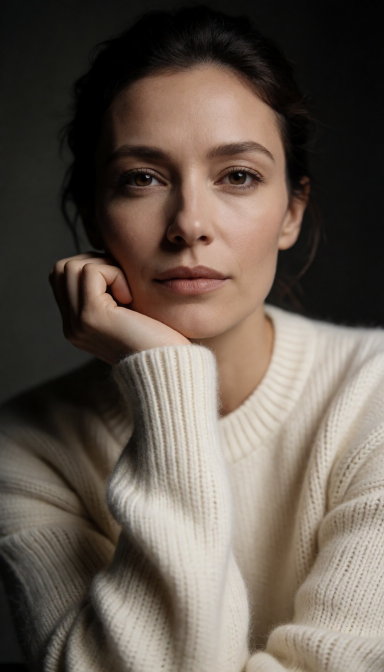
#> input picture examples/JPEG.jpg, 768 x 1344 px (shown at 1/2 size)
$ python image_forensic_report.py examples/JPEG.jpg examples/PNG.png
#> lines starting #> are read from the running program, lines starting #| are printed output that depends on the picture
#!/usr/bin/env python3
"""
Image Comparison Forensic Report Generator
==========================================
Compares two images (typically original JPG vs converted PNG)
and generates a pure numerical report for later analysis.

Usage:
    python image_forensic_report.py image1.jpg image2.png

Output: plain-text report ready to paste into any AI.
"""

import sys
import os
from pathlib import Path
from datetime import datetime

try:
    from PIL import Image
    import numpy as np
    from scipy.ndimage import uniform_filter
except ImportError:
    print("ERROR: Pillow, NumPy and SciPy are required.")
    print("Install with: pip install Pillow numpy scipy")
    sys.exit(1)


def get_file_info(path: Path) -> dict:
    size_bytes = path.stat().st_size
    return {
        "path": str(path),
        "name": path.name,
        "size_bytes": size_bytes,
        "size_kb": round(size_bytes / 1024, 2),
        "size_mb": round(size_bytes / (1024 * 1024), 3),
    }


def load_image(path: Path) -> tuple:
    im = Image.open(path)
#> im is the input picture: PIL image 768x1344 RGB; mean R, G, B 99.9, 88.8, 79
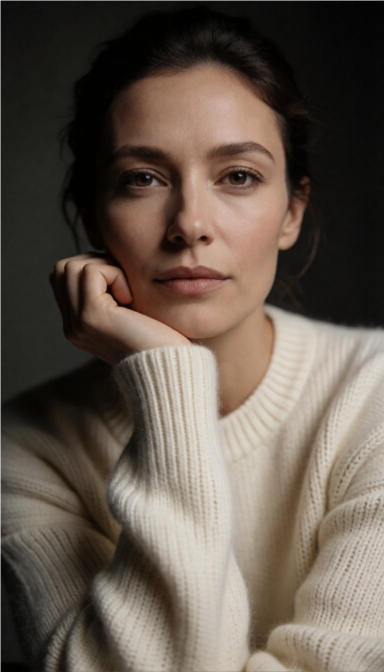
#> input picture examples/PNG.png, 768 x 1344 px (shown at 1/2 size)
#> in load_image, im is the input picture: PIL image 768x1344 RGBA; mean R, G, B, A 98.6, 87, 76.7, 254.5
    arr = np.array(im.convert("RGB"))
    return im, arr


def compute_metrics(arr1: np.ndarray, arr2: np.ndarray) -> dict:
    if arr1.shape != arr2.shape:
        return {"error": "Images have different dimensions", "shape1": arr1.shape, "shape2": arr2.shape}

    diff = np.abs(arr1.astype(np.int32) - arr2.astype(np.int32))
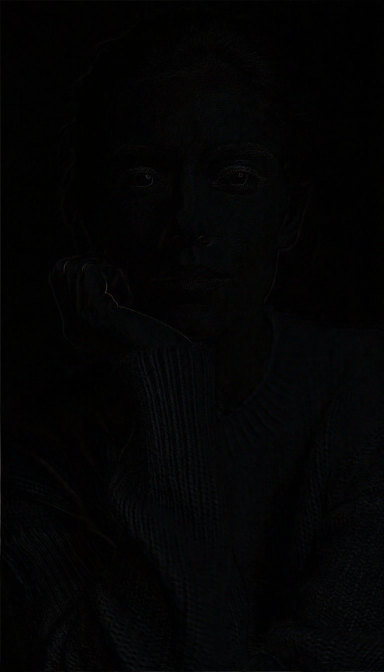
#> diff: shape (1344, 768, 3) int32 (shown at 1/2 size); mean R, G, B 3.5, 3.6, 3.8
    mse = np.mean((arr1.astype(np.float64) - arr2.astype(np.float64)) ** 2)
#> mse = 25.14

    if mse == 0:
        psnr = float("inf")
    else:
        psnr = 10 * np.log10((255 ** 2) / mse)
#> psnr = 34.13

    # SSIM simplificado (versión básica multicanal)
    ssim_val = compute_ssim_simple(arr1, arr2)

    total_pixels = diff.size
    different_pixels = np.count_nonzero(diff)

    return {
        "identical": bool(np.array_equal(arr1, arr2)),
        "max_diff": int(diff.max()),
        "mean_abs_diff": round(float(diff.mean()), 6),
        "median_abs_diff": float(np.median(diff)),
        "std_abs_diff": round(float(diff.std()), 6),
        "mse": round(float(mse), 6),
        "psnr_db": round(float(psnr), 2) if psnr != float("inf") else "inf",
        "ssim": round(float(ssim_val), 6),
        "different_pixels": int(different_pixels),
        "total_pixels": int(total_pixels),
        "percent_different": round(100 * different_pixels / total_pixels, 4),
        "per_channel": {
            "R": channel_stats(diff[:, :, 0]),
            "G": channel_stats(diff[:, :, 1]),
            "B": channel_stats(diff[:, :, 2]),
        },
    }


def channel_stats(ch_diff: np.ndarray) -> dict:
    return {
        "max": int(ch_diff.max()),
        "mean": round(float(ch_diff.mean()), 4),
        "median": float(np.median(ch_diff)),
        "percent_diff": round(100 * np.count_nonzero(ch_diff) / ch_diff.size, 2),
    }


def compute_ssim_simple(img1: np.ndarray, img2: np.ndarray, win_size: int = 11) -> float:
    """SSIM básico multicanal usando scipy (rápido)."""
#> called with win_size = 11
    c1 = (0.01 * 255) ** 2
    c2 = (0.03 * 255) ** 2

    ssim_channels = []
    for c in range(3):
        x = img1[:, :, c].astype(np.float64)
        y = img2[:, :, c].astype(np.float64)

        mu_x = uniform_filter(x, size=win_size)
        mu_y = uniform_filter(y, size=win_size)
        mu_x_sq = mu_x ** 2
        mu_y_sq = mu_y ** 2
        mu_xy = mu_x * mu_y

        sigma_x_sq = uniform_filter(x ** 2, size=win_size) - mu_x_sq
        sigma_y_sq = uniform_filter(y ** 2, size=win_size) - mu_y_sq
        sigma_xy = uniform_filter(x * y, size=win_size) - mu_xy

        numerator = (2 * mu_xy + c1) * (2 * sigma_xy + c2)
        denominator = (mu_x_sq + mu_y_sq + c1) * (sigma_x_sq + sigma_y_sq + c2)
        ssim_map = numerator / denominator
        ssim_channels.append(np.mean(ssim_map))
#> this loop made 3 passes
#> pass 1, in compute_ssim_simple, `x = img1[:, :, c].astype(np.float64)`:
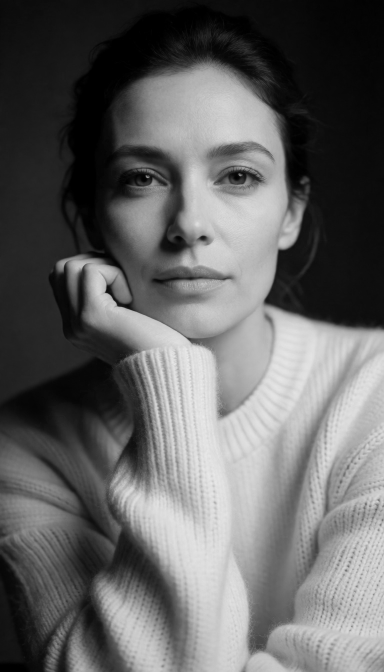
#> x: shape (1344, 768) float64 (shown at 1/2 size); min 0, max 239, mean 99.9
#> pass 1, in compute_ssim_simple, `mu_x = uniform_filter(x, size=win_size)`:
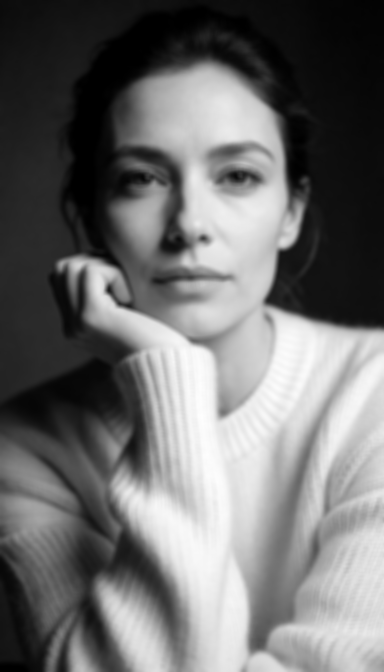
#> mu_x: shape (1344, 768) float64 (shown at 1/2 size); min -5.64e-14, max 228.7, mean 99.9; drawn with min black and max white
#> after the loop:
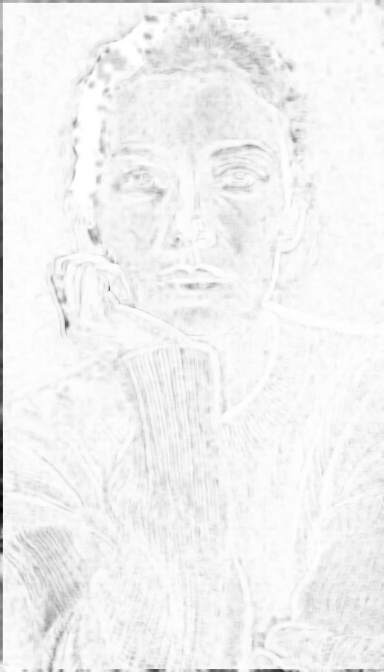
#> ssim_map: shape (1344, 768) float64 (shown at 1/2 size); min 0.0121, max 1, mean 0.949
#> after the loop:
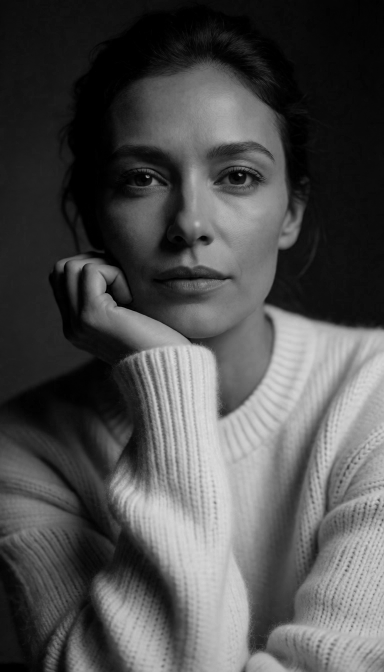
#> x: shape (1344, 768) float64 (shown at 1/2 size); min 0, max 224, mean 79
#> after the loop, ssim_channels = [0.953, 0.955, 0.949]

    return float(np.mean(ssim_channels))


def uniform_filter_fallback(img, size):
    # Ya no se usa; scipy está disponible
    pass


def generate_report(path1: Path, path2: Path) -> str:
    info1 = get_file_info(path1)
    info2 = get_file_info(path2)

    im1, arr1 = load_image(path1)
    im2, arr2 = load_image(path2)

    metrics = compute_metrics(arr1, arr2)
#> in compute_metrics, `ssim_val = compute_ssim_simple(arr1, arr2)`: ssim_val = 0.952
#> in compute_metrics, `different_pixels = np.count_nonzero(diff)`: different_pixels = 2795431
#> metrics = 12 items

    lines = []
    lines.append("=" * 72)
    lines.append("IMAGE COMPARISON FORENSIC REPORT")
    lines.append("=" * 72)
    lines.append(f"Generated: {datetime.now().strftime('%Y-%m-%d %H:%M:%S')}")
    lines.append("")
    lines.append("FILES")
    lines.append("-" * 72)
    lines.append(f"Image A : {info1['name']}")
    lines.append(f"  Path   : {info1['path']}")
    lines.append(f"  Size   : {info1['size_kb']} KB ({info1['size_bytes']} bytes)")
    lines.append(f"  Format : {im1.format}")
    lines.append(f"  Mode   : {im1.mode}")
    lines.append(f"  Dim.   : {im1.size[0]} × {im1.size[1]} px")
    lines.append("")
    lines.append(f"Image B : {info2['name']}")
    lines.append(f"  Path   : {info2['path']}")
    lines.append(f"  Size   : {info2['size_kb']} KB ({info2['size_bytes']} bytes)")
    lines.append(f"  Format : {im2.format}")
    lines.append(f"  Mode   : {im2.mode}")
    lines.append(f"  Dim.   : {im2.size[0]} × {im2.size[1]} px")
    lines.append("")

    if "error" in metrics:
        lines.append("ERROR")
        lines.append("-" * 72)
        lines.append(str(metrics))
        return "\n".join(lines)

    lines.append("GLOBAL METRICS")
    lines.append("-" * 72)
    lines.append(f"Identical pixels      : {'YES' if metrics['identical'] else 'NO'}")
    lines.append(f"Maximum difference    : {metrics['max_diff']}")
    lines.append(f"Mean absolute diff.   : {metrics['mean_abs_diff']}")
    lines.append(f"Median absolute diff. : {metrics['median_abs_diff']}")
    lines.append(f"Std. deviation        : {metrics['std_abs_diff']}")
    lines.append(f"MSE                   : {metrics['mse']}")
    lines.append(f"PSNR                  : {metrics['psnr_db']} dB")
    lines.append(f"SSIM (approx.)        : {metrics['ssim']}")
    lines.append(f"Different pixels      : {metrics['different_pixels']:,} / {metrics['total_pixels']:,}")
    lines.append(f"Percent different     : {metrics['percent_different']} %")
    lines.append("")

    lines.append("PER-CHANNEL METRICS")
    lines.append("-" * 72)
    for ch in ["R", "G", "B"]:
        s = metrics["per_channel"][ch]
        lines.append(f"Channel {ch}:")
        lines.append(f"  Max difference   : {s['max']}")
        lines.append(f"  Mean             : {s['mean']}")
        lines.append(f"  Median           : {s['median']}")
        lines.append(f"  % pixels ≠       : {s['percent_diff']} %")
        lines.append("")
#> this loop made 3 passes
#> s on pass 3: {'max': 96, 'mean': 3.83, 'median': 3, 'percent_diff': 87.8}
#> after the loop, lines = 54 items

    lines.append("NOTES")
    lines.append("-" * 72)
    lines.append("- PSNR = ∞ and SSIM = 1.0 indicate pixel-perfect identity.")
    lines.append("- PSNR > 40 dB is generally considered visually excellent.")
    lines.append("- PSNR 30–40 dB is typical of medium-to-high quality JPEG.")
    lines.append("- SSIM close to 1.0 indicates high structural similarity.")
    lines.append("- This report contains only pure numerical data.")
    lines.append("=" * 72)

    return "\n".join(lines)


def main():
    if len(sys.argv) != 3:
        print("Usage: python image_forensic_report.py <image1> <image2>")
        print("Example: python image_forensic_report.py original.jpg converted.png")
        sys.exit(1)

    path1 = Path(sys.argv[1])
    path2 = Path(sys.argv[2])

    if not path1.exists():
        print(f"ERROR: File not found: {path1}")
        sys.exit(1)
    if not path2.exists():
        print(f"ERROR: File not found: {path2}")
        sys.exit(1)

    report = generate_report(path1, path2)
    print(report)
#> (printed output is left out)

    # Save report to file
    out_path = Path("forensic_report.txt")
    out_path.write_text(report, encoding="utf-8")
    print(f"\nReport saved to: {out_path.resolve()}")


if __name__ == "__main__":
    main()
